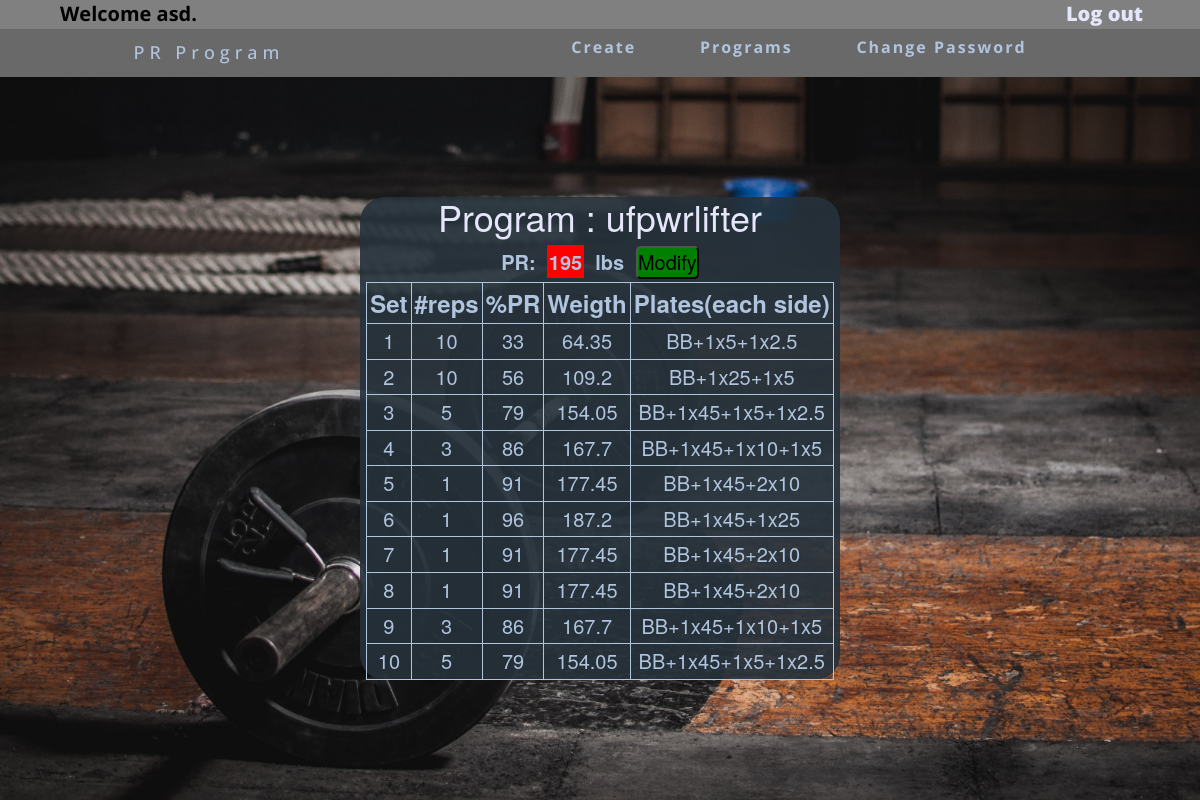
/view/ufpwrlifter (signed in), run on the app's committed database.
### app.py (models this page shows)
class UserData(db.Model):
    id = db.Column(db.Integer, primary_key=True)
    username = db.Column(db.String(50))
    password = db.Column(db.String(50))

class ProgramData(db.Model):
    id = db.Column(db.Integer, primary_key=True)
    username = db.Column(db.String(50), default="null")
    name = db.Column(db.String(50), default="null")
    pr = db.Column(db.Integer, default=0)
    reps1 = db.Column(db.Integer, default=0)
    percent1 = db.Column(db.Integer, default=0)
    reps2 = db.Column(db.Integer, default=0)
    percent2 = db.Column(db.Integer, default=0)
    reps3 = db.Column(db.Integer, default=0)
    percent3 = db.Column(db.Integer, default=0)
    reps4 = db.Column(db.Integer, default=0)
    percent4 = db.Column(db.Integer, default=0)
    reps5 = db.Column(db.Integer, default=0)
    percent5 = db.Column(db.Integer, default=0)
    reps6 = db.Column(db.Integer, default=0)
    percent6 = db.Column(db.Integer, default=0)
    reps7 = db.Column(db.Integer, default=0)
    percent7 = db.Column(db.Integer, default=0)
    reps8 = db.Column(db.Integer, default=0)
    percent8 = db.Column(db.Integer, default=0)
    reps9 = db.Column(db.Integer, default=0)
    percent9 = db.Column(db.Integer, default=0)
    reps10 = db.Column(db.Integer, default=0)
    percent10 = db.Column(db.Integer, default=0)
    reps11 = db.Column(db.Integer, default=0)
    percent11 = db.Column(db.Integer, default=0)
    reps12 = db.Column(db.Integer, default=0)
    percent12 = db.Column(db.Integer, default=0)
    reps13 = db.Column(db.Integer, default=0)
    percent13 = db.Column(db.Integer, default=0)
    reps14 = db.Column(db.Integer, default=0)
    percent14 = db.Column(db.Integer, default=0)
    reps15 = db.Column(db.Integer, default=0)
    percent15 = db.Column(db.Integer, default=0)
    reps16 = db.Column(db.Integer, default=0)
    percent16 = db.Column(db.Integer, default=0)
    reps17 = db.Column(db.Integer, default=0)
    percent17 = db.Column(db.Integer, default=0)
    reps18 = db.Column(db.Integer, default=0)
    percent18 = db.Column(db.Integer, default=0)
    reps19 = db.Column(db.Integer, default=0)
    percent19 = db.Column(db.Integer, default=0)
    reps20 = db.Column(db.Integer, default=0)
    percent20 = db.Column(db.Integer, default=0)

### app.py (the view)
@app.route('/view/<name>')
@login_required
def view(name):
    connection = sqlite3.connect('data/site.db')
    cur = connection.cursor()
    programInfo = []
    programSets = []
    setsRepsPr = []
    percent = []
    plates = []
    barbell = 45
    jumpStart = 0
    jumpEnd = 2
    weight = []
    for row in cur.execute('SELECT * FROM program_data'):
        if row[2] == name:
            programData = row
    for x in programData:
        if x != 0:
            programInfo.append(x)
            programSets.append(x)
    numberPrPercent = 0
    numberSets = 0
    for p in range(4):
        programSets.remove(programSets[0])
    for j in programSets:
        numberPrPercent = numberPrPercent + 1
        numberSets = int(numberPrPercent / 2)
    if len(programSets) != 2:
        for x in range(numberSets):
            setsRepsPr.append(programSets[jumpStart:jumpEnd])
            jumpStart = jumpStart + 2
            jumpEnd = jumpEnd + 2
            if jumpEnd == len(programSets):
                setsRepsPr.append(programSets[jumpStart:])
        for x in range(1, len(programSets), 2):
            percent.append(programSets[x])
    else:
        setsRepsPr.append(programSets)
        percent.append(programSets[1])
    for x in range(numberSets):
        PR = programData[3]
        weightRow = (percent[x] / 100) * PR
        weightRow = round(weightRow, 2)
        weight.append(weightRow)
        numberPlates45 = 0
        numberPlates35 = 0
        numberPlates25 = 0
        numberPlates10 = 0
        numberPlates5 = 0
        numberPlates2p5 = 0
        str45 = ""
        str35 = ""
        str25 = ""
        str10 = ""
        str5 = ""
        str2p5 = ""
        if (weightRow - barbell > 0):
            weightSide = (weightRow - barbell) / 2
            if weightSide / 45 >= 1:
                numberPlates45 = math.floor(weightSide / 45)
                weightSide = weightSide - (numberPlates45 * 45)
                str45 = "+" + str(numberPlates45) + "x45"
            if weightSide / 35 >= 1:
                numberPlates35 = math.floor(weightSide / 35)
                weightSide = weightSide - (numberPlates35 * 35)
                str35 = "+" + str(numberPlates35) + "x35"
            if weightSide / 25 >= 1:
                numberPlates25 = math.floor(weightSide / 25)
                weightSide = weightSide - (numberPlates25 * 25)
                str25 = "+" + str(numberPlates25) + "x25"
            if weightSide / 10 >= 1:
                numberPlates10 = math.floor(weightSide / 10)
                weightSide = weightSide - (numberPlates10 * 10)
                str10 = "+" + str(numberPlates10) + "x10"
            if weightSide / 5 >= 1:
                numberPlates5 = math.floor(weightSide / 5)
                weightSide = weightSide - (numberPlates5 * 5)
                str5 = "+" + str(numberPlates5) + "x5"
            if weightSide / 2.5 >= 1:
                numberPlates2p5 = math.floor(weightSide / 2.5)
                weightSide = weightSide - (numberPlates2p5 * 2.5)
                str2p5 = "+" + str(numberPlates2p5) + "x2.5"
            platesRow = "BB" + str45 + str35 + str25 + str10 + str5 + str2p5
            plates.append(platesRow)
        else:
            plates.append("You can't even lift the barbell")
    return render_template('view.html', name=name, data=programInfo, setNumber=numberSets, setProgram=programSets,
                           rowRepsPr=setsRepsPr, weightData=weight, platesData=plates)

### app.py (called while the page is built)
@login_manager.user_loader
def load_user(user_id):
    user = find_user(user_id)
    if user:
        user.password = None
    return user

def find_user(username):
    connection = sqlite3.connect('data/site.db')
    cur = connection.cursor()
    for row in cur.execute("SELECT username, password from user_data"):
        if not row:
            continue
        if username == row[0]:
            return User(row[0], row[1])
    return None

### templates/view.html (shortened to what this page needs)
{% extends 'base.html' %}
{% block content %}
<div class="home">
    <h1>Program : {{name}}</h1>
    <label class="view">PR: &nbsp;<span>{{data[3]}}</span>&nbsp; lbs</label> &nbsp;
    <a href="/modifyPR/{{name}}"><button class="modifyPR">Modify</button></a>
    <table class="view" border="1">
        <tr>
            <th>Set</th>
            <th>#reps</th>
            <th>%PR</th>
            <th>Weigth</th>
            <th>Plates(each side)</th>
        </tr>
        {% for x in range(setNumber) %}
        <tr>
            <td>{{x+1}}</td>
            {% for y in rowRepsPr[x] %}
            <td>{{y}}</td>
            {% endfor %}
            <td>{{weightData[x]}}</td>
            <td>{{platesData[x]}}</td>
        </tr>
        {% endfor %}
    </table>
</div>
{% endblock %}

### templates/base.html (shortened to what this page needs)
<!DOCTYPE html>
<html lang="en">
<head>
    <link rel="stylesheet" type="text/css" href="{{url_for('static', filename='style.css')}}">
    <link rel="stylesheet" href="https://maxcdn.bootstrapcdn.com/bootstrap/3.3.7/css/bootstrap.min.css">
</head>
<body>
<div class="background">
    <header class="login123">
        {% if current_user.is_authenticated %}
        <p>Welcome {{ current_user.id }}.<span class="logout"><a href="/logout">Log out</a></span></p>
        {% endif %}
    </header>
    <nav class="mynavbar">
        <div class="logo">
            <a href="/"><h4>PR Program</h4></a>
        </div>
        <ul class="navlinks">
            {% if current_user.is_authenticated %}
            <li>
                <a href="/create">Create</a>
                <a href="/programs">Programs</a>
                <a href="/changepassword">Change Password</a>
            </li>
            {% endif %}
        </ul>
    </nav>
    {% block content %}{% endblock %}
</div>
</body>
</html>

### static/style.css (style rules this page uses)
* { margin: 0px; padding: 0px; box-sizing: border-box; }
p, h1 { font-family: 'Open Sans', sans-serif; color: gainsboro; }
h1 { margin: 10px; }
p { font-size: 20px }
body, html { height: 100%; background-color: dimgrey; }
.background { background-image: url("/static/background.jpg"); background-position: center; background-repeat: no-repeat; background-size: cover; height: 100%; }
nav.mynavbar { display: flex; justify-content: space-around; align-items: center; min-height: 6vh; font-family: 'Open Sans', sans-serif; background-color: dimgray; }
.logo a { color: lightsteelblue; letter-spacing: 5px; font-size: 25px; text-decoration: none; }
.navlinks { display: flex; }
.navlinks li { list-style: none; }
.navlinks a { color: lightsteelblue; text-decoration: none; letter-spacing: 2px; font-weight: bold; font-size: 16px; font-family: 'Open Sans', sans-serif; padding-right: 40px; padding-left: 20px; }
.home { margin: auto; margin-top: 10%; width: 40%; padding: 0; text-align: center; background: rgba(37, 49, 59, 0.9); border-radius: 25px; }
.home h1 { color: lavender; }
.login123 p { width: 100%; text-align: left; background-color: grey; color: black; padding-left: 5%; font-weight: bolder; text-decoration: none; margin: 0; font-size: 20px; }
.logout a { float: right; font-weight: bolder; color: lavender; margin-right: 5%; text-decoration: none; }
.view { font-size: 20px; color: lightsteelblue; }
.view span { background-color: red; padding: 2px; }
table.view { border-radius: 15px; border-color: lightsteelblue; color: lightsteelblue; margin: auto; }
table.view th { padding: 3px; font-size: larger; text-align: center; }
table.view td { padding: 3px; }
.modifyPR { color: black; background-color: green; font-size: 20px; border-radius: 5px; }

### data on the page
UserData: id "asd"
ProgramData: name "ufpwrlifter", pr "195"

### other printed values
{{ x+1 }} "1" "2" "3" "4" "5" "6" "7" "8" "9" "10"
{{ y }} "10" "33" "10" "56" "5" "79" "3" "86" "1" "91" "1" "96" "1" "91" "1" "91" "3" "86" "5" "79"
{{ weightData[x] }} "64.35" "109.2" "154.05" "167.7" "177.45" "187.2" "177.45" "177.45" "167.7" "154.05"
{{ platesData[x] }} "BB+1x5+1x2.5" "BB+1x25+1x5" "BB+1x45+1x5+1x2.5" "BB+1x45+1x10+1x5" "BB+1x45+2x10" "BB+1x45+1x25" "BB+1x45+2x10" "BB+1x45+2x10" "BB+1x45+1x10+1x5" "BB+1x45+1x5+1x2.5"
